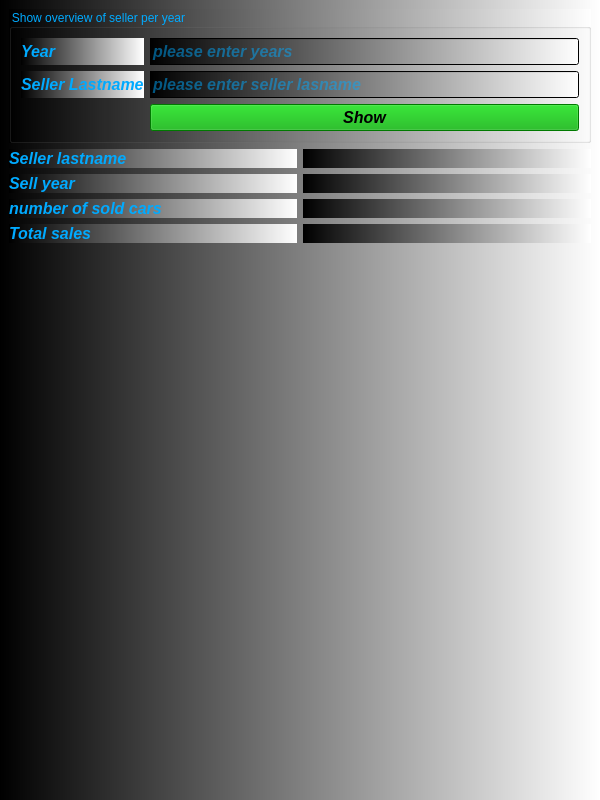
<?xml version="1.0" encoding="UTF-8"?>
<ui version="4.0">
 <class>StatisticStaffPerYear</class>
 <widget class="QMainWindow" name="StatisticStaffPerYear">
  <property name="geometry">
   <rect>
    <x>0</x>
    <y>0</y>
    <width>600</width>
    <height>800</height>
   </rect>
  </property>
  <property name="font">
   <font>
    <pointsize>12</pointsize>
    <italic>true</italic>
    <bold>true</bold>
   </font>
  </property>
  <property name="windowTitle">
   <string>Statistic staff per year</string>
  </property>
  <property name="toolTip">
   <string>Statistic staff per year</string>
  </property>
  <property name="styleSheet">
   <string notr="true">color: rgb(0, 170, 255);
background-color: qlineargradient(spread:pad, x1:0, y1:0, x2:1, y2:0, stop:0 rgba(0, 0, 0, 255), stop:1 rgba(255, 255, 255, 255));</string>
  </property>
  <widget class="QWidget" name="centralwidget">
   <layout class="QGridLayout" name="gridLayout_3">
    <item row="0" column="0">
     <widget class="QGroupBox" name="groupBox">
      <property name="title">
       <string>Show overview of seller per year</string>
      </property>
      <layout class="QGridLayout" name="gridLayout">
       <item row="2" column="1">
        <widget class="QPushButton" name="pushButton_show">
         <property name="font">
          <font>
           <pointsize>12</pointsize>
           <italic>true</italic>
           <bold>true</bold>
          </font>
         </property>
         <property name="styleSheet">
          <string notr="true">color: rgb(0, 0, 0);
background-color: rgb(0, 170, 0);</string>
         </property>
         <property name="text">
          <string>Show</string>
         </property>
        </widget>
       </item>
       <item row="1" column="0">
        <widget class="QLabel" name="label_3">
         <property name="font">
          <font>
           <pointsize>12</pointsize>
           <italic>true</italic>
           <bold>true</bold>
          </font>
         </property>
         <property name="text">
          <string>Seller Lastname</string>
         </property>
        </widget>
       </item>
       <item row="0" column="0">
        <widget class="QLabel" name="label_2">
         <property name="font">
          <font>
           <pointsize>12</pointsize>
           <italic>true</italic>
           <bold>true</bold>
          </font>
         </property>
         <property name="text">
          <string>Year</string>
         </property>
        </widget>
       </item>
       <item row="0" column="1">
        <widget class="QLineEdit" name="lineEdit_year">
         <property name="font">
          <font>
           <pointsize>12</pointsize>
           <italic>true</italic>
           <bold>true</bold>
          </font>
         </property>
         <property name="placeholderText">
          <string>please enter years</string>
         </property>
        </widget>
       </item>
       <item row="1" column="1">
        <widget class="QLineEdit" name="lineEdit_sellerLastname">
         <property name="font">
          <font>
           <pointsize>12</pointsize>
           <italic>true</italic>
           <bold>true</bold>
          </font>
         </property>
         <property name="placeholderText">
          <string>please enter seller lasname</string>
         </property>
        </widget>
       </item>
      </layout>
     </widget>
    </item>
    <item row="1" column="0">
     <layout class="QGridLayout" name="gridLayout_2">
      <item row="4" column="1">
       <spacer name="verticalSpacer_2">
        <property name="orientation">
         <enum>Qt::Vertical</enum>
        </property>
        <property name="sizeHint" stdset="0">
         <size>
          <width>20</width>
          <height>40</height>
         </size>
        </property>
       </spacer>
      </item>
      <item row="0" column="1">
       <widget class="QLabel" name="label_sellerLastname">
        <property name="font">
         <font>
          <pointsize>12</pointsize>
          <italic>true</italic>
          <bold>true</bold>
         </font>
        </property>
        <property name="text">
         <string/>
        </property>
       </widget>
      </item>
      <item row="2" column="1">
       <widget class="QLabel" name="label_numberOfSoldCars">
        <property name="font">
         <font>
          <pointsize>12</pointsize>
          <italic>true</italic>
          <bold>true</bold>
         </font>
        </property>
        <property name="text">
         <string/>
        </property>
       </widget>
      </item>
      <item row="4" column="0">
       <spacer name="verticalSpacer">
        <property name="orientation">
         <enum>Qt::Vertical</enum>
        </property>
        <property name="sizeHint" stdset="0">
         <size>
          <width>20</width>
          <height>40</height>
         </size>
        </property>
       </spacer>
      </item>
      <item row="2" column="0">
       <widget class="QLabel" name="label_6">
        <property name="font">
         <font>
          <pointsize>12</pointsize>
          <italic>true</italic>
          <bold>true</bold>
         </font>
        </property>
        <property name="text">
         <string>number of sold cars</string>
        </property>
       </widget>
      </item>
      <item row="3" column="1">
       <widget class="QLabel" name="label_totalSales">
        <property name="font">
         <font>
          <pointsize>12</pointsize>
          <italic>true</italic>
          <bold>true</bold>
         </font>
        </property>
        <property name="text">
         <string/>
        </property>
       </widget>
      </item>
      <item row="1" column="1">
       <widget class="QLabel" name="label_sellYear">
        <property name="font">
         <font>
          <pointsize>12</pointsize>
          <italic>true</italic>
          <bold>true</bold>
         </font>
        </property>
        <property name="text">
         <string/>
        </property>
       </widget>
      </item>
      <item row="1" column="0">
       <widget class="QLabel" name="label_5">
        <property name="font">
         <font>
          <pointsize>12</pointsize>
          <italic>true</italic>
          <bold>true</bold>
         </font>
        </property>
        <property name="text">
         <string>Sell year</string>
        </property>
       </widget>
      </item>
      <item row="3" column="0">
       <widget class="QLabel" name="label_7">
        <property name="font">
         <font>
          <pointsize>12</pointsize>
          <italic>true</italic>
          <bold>true</bold>
         </font>
        </property>
        <property name="text">
         <string>Total sales</string>
        </property>
       </widget>
      </item>
      <item row="0" column="0">
       <widget class="QLabel" name="label_4">
        <property name="font">
         <font>
          <pointsize>12</pointsize>
          <italic>true</italic>
          <bold>true</bold>
         </font>
        </property>
        <property name="text">
         <string>Seller lastname</string>
        </property>
       </widget>
      </item>
     </layout>
    </item>
   </layout>
  </widget>
  <widget class="QMenuBar" name="menubar">
   <property name="geometry">
    <rect>
     <x>0</x>
     <y>0</y>
     <width>600</width>
     <height>33</height>
    </rect>
   </property>
  </widget>
 </widget>
 <resources/>
 <connections/>
</ui>
